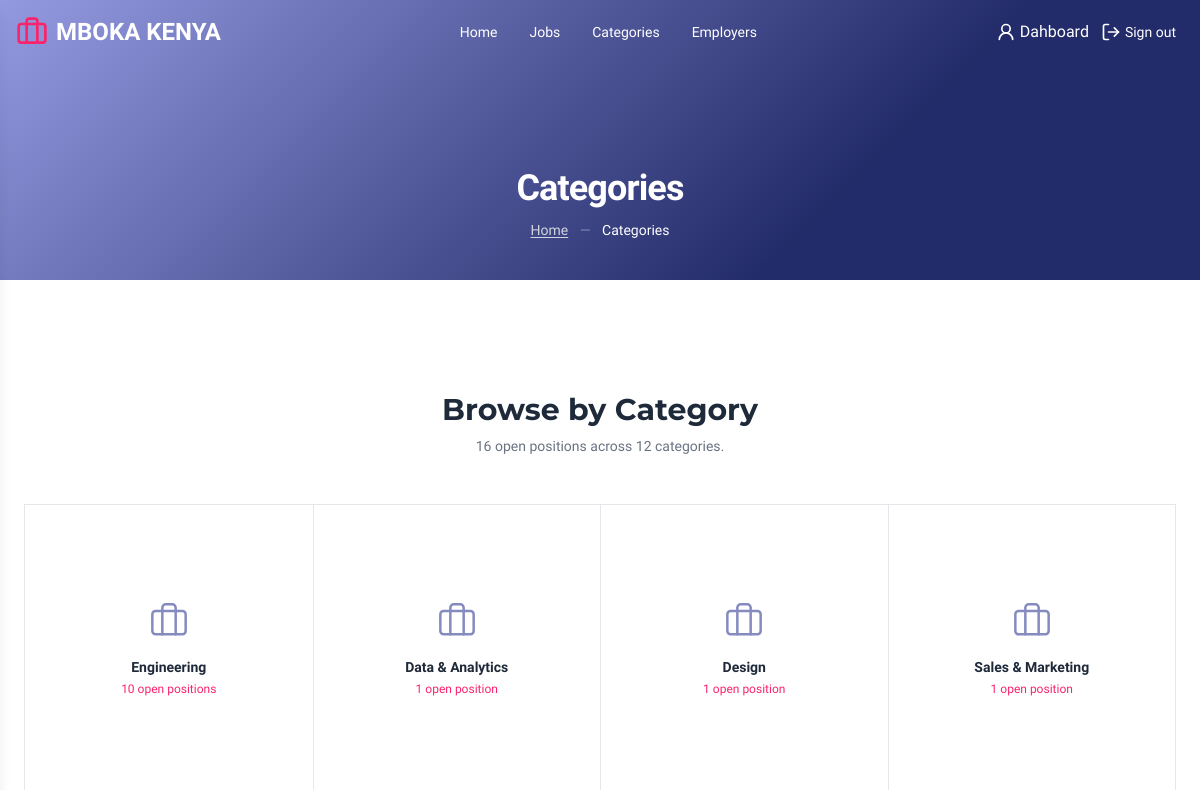
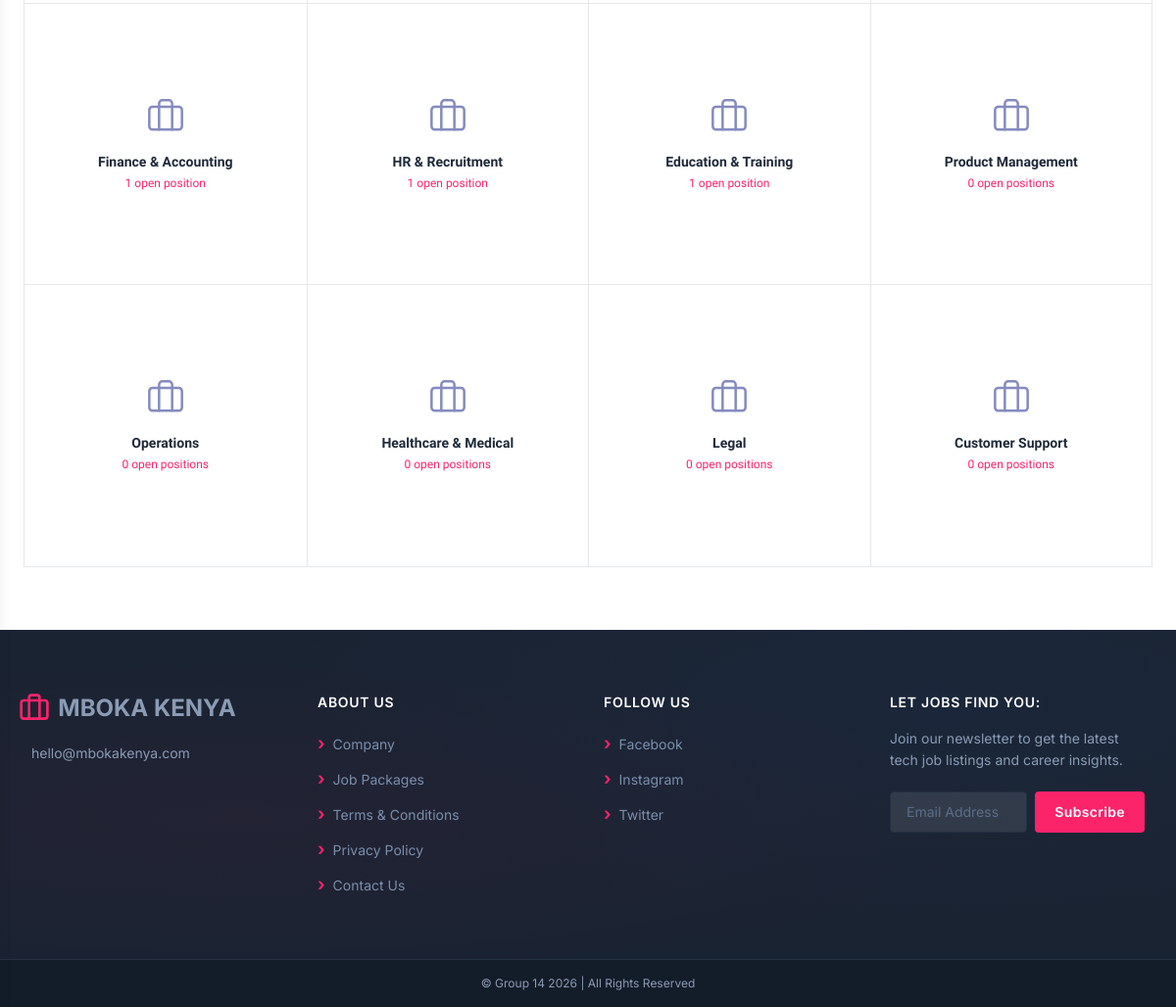
/categories (signed in), run on the app's committed database (2 pictures, top to bottom).
### tables this page shows
CREATE TABLE job_categories (
    category_id   INT AUTO_INCREMENT PRIMARY KEY,
    category_name VARCHAR(100) UNIQUE NOT NULL,
    description   TEXT,
    icon_path     VARCHAR(300),
    created_at    DATETIME DEFAULT CURRENT_TIMESTAMP
);

### views/categories.php (the view, shortened to what this page needs)
<?php include_once 'partials/header.php'; ?>
<main class="w-full">
    <section class="relative w-full overflow-hidden" style="height:280px;">
        <div class="absolute inset-0" style="background: linear-gradient(135deg, #8b91dd 0%, #10195d 70%, #10195d 100%); opacity:0.92;"></div>
        <div class="absolute inset-0 flex flex-col items-center justify-end pb-10 z-10">
            <h1 class="text-3xl md:text-4xl font-bold text-white mb-3 tracking-tight">Categories</h1>
            <p class="text-gray-300 text-sm">
                <a href="/" class="underline underline-offset-2 hover:text-white transition-colors">Home</a>
                <span class="mx-2 opacity-50">—</span>
                <span class="text-white">Categories</span>
            </p>
        </div>
    </section>
    <?php
    try {
        $db = getDB();
        $stmt = $db->query("
            SELECT jc.category_id,
                   jc.category_name            AS name,
                   COALESCE(jc.icon_path, 'briefcase') AS icon,
                   COUNT(CASE WHEN j.status = 'open' THEN 1 END) AS count
            FROM job_categories jc
            LEFT JOIN jobs j ON j.category_id = jc.category_id
            GROUP BY jc.category_id, jc.category_name, jc.icon_path
            ORDER BY count DESC
        ");
        $categories = $stmt->fetchAll(PDO::FETCH_ASSOC);
        $total_open = (int) $db->query("SELECT COUNT(*) FROM jobs WHERE status = 'open'")->fetchColumn();
    } catch (Exception $e) {
        $categories = [];
        $total_open = 0;
    }
    ?>
    <section class="bg-white py-16 px-4">
        <div class="max-w-6xl mx-auto">
            <div class="text-center my-12">
                <h2 class="text-3xl font-bold text-gray-800 mb-2" style="font-family:'Montserrat',sans-serif;">
                    Browse by Category
                </h2>
                <p class="text-gray-500 text-sm">
                    <?php echo number_format($total_open); ?> open position<?php echo $total_open !== 1 ? 's' : ''; ?> across <?php echo count($categories); ?> categories.
                </p>
            </div>
            <?php if (empty($categories)): ?>
                <div class="text-center py-20">
                    <i data-lucide="folder-open" class="w-12 h-12 text-gray-300 mx-auto mb-4"></i>
                    <p class="text-gray-400">No categories found.</p>
                </div>
            <?php else: ?>
                <div class="grid grid-cols-2 md:grid-cols-4 gap-0 border border-gray-200">
                    <?php foreach ($categories as $index => $cat):
                        $isLeft   = $index % 4 === 0;
                        $isTop    = $index < 4;
                    ?>
                        <a href="/jobs?category=<?php echo urlencode($cat['name']); ?>"
                            class="group flex flex-col items-center justify-center text-center aspect-square p-8
                              transition-all duration-200 hover:shadow-lg hover:z-10
                              <?php echo !$isTop  ? 'border-t' : ''; ?>
                              <?php echo !$isLeft ? 'border-l' : ''; ?>
                              border-gray-200">
                            <i data-lucide="<?php echo htmlspecialchars($cat['icon']); ?>"
                                class="w-10 h-10 text-[#858bbe] mb-4 transition-transform duration-200 group-hover:scale-110"
                                stroke-width="1.5"></i>
                            <h3 class="text-sm font-bold text-gray-800 mb-1"><?php echo htmlspecialchars($cat['name']); ?></h3>
                            <p class="text-xs text-[#fb236a] font-medium">
                                <?php echo (int)$cat['count']; ?> open position<?php echo (int)$cat['count'] !== 1 ? 's' : ''; ?>
                            </p>
                        </a>
                    <?php endforeach; ?>
                </div>
            <?php endif; ?>
        </div>
    </section>
</main>
<?php include_once 'partials/footer.php'; ?>

### index.php (shortened to what this page needs)
<?php
$routes = [
    ['GET',  '/',               'views/home.php',           null],
    ['GET',  '/jobs',           'views/jobs.php',           null],
    ['GET',  '/categories',           'views/categories.php',           null],
    ['GET',  '/jobs/:id',       'views/job-single.php',     null],
    ['GET',  '/employers',      'views/employers.php',      null],
    ['GET',  '/post-a-job',     'views/post-a-job.php',     null],
    ['POST', '/post-a-job',     'php/functions/store-job.php', 'requireAuth'],
    ['GET',  '/login',          'views/login.php',          'requireGuest'],
    ['POST', '/login',          'php/functions/login.php',  'requireGuest'],
    ['GET',  '/register',       'views/register.php',       'requireGuest'],
    ['POST', '/register',       'php/functions/register.php', 'requireGuest'],
    ['GET',  '/seeker/profile',      'views/seeker/profile.php',      'requireAuth'],
    ['GET',  '/admin/profile',      'views/admin/profile.php',      'requireAuth'],
    ['GET',  '/logout',         'php/functions/logout.php', 'requireAuth'],
    ['GET',  '/index',          'views/login.php',          null],
    ['GET',  '/index.php',      'views/login.php',          null],
];
$method  = $_SERVER['REQUEST_METHOD'];
$uri     = strtok($_SERVER['REQUEST_URI'], '?');
$uri     = rtrim($uri, '/') ?: '/';
foreach ($routes as [$routeMethod, $routePath, $view, $middleware]) {
    $pattern = preg_replace('#/:([^/]+)#', '/(?P<$1>[^/]+)', $routePath);
    $pattern = '#^' . $pattern . '$#';
    if ($method !== $routeMethod || !preg_match($pattern, $uri, $matches)) {
        continue;
    }
    include_once $view;
    break;
}

### data on the page
job_categories: category_name "Engineering", count "10", shows "s"
job_categories: category_name "Data & Analytics", count "1"
job_categories: category_name "Design", count "1"
job_categories: category_name "Sales & Marketing", count "1"
job_categories: category_name "Finance & Accounting", count "1"
job_categories: category_name "HR & Recruitment", count "1"
job_categories: category_name "Education & Training", count "1"
job_categories: category_name "Product Management", count "0", shows "s"
job_categories: category_name "Operations", count "0"
job_categories: category_name "Healthcare & Medical", count "0", shows "s"
job_categories: category_name "Legal", count "0", shows "s"
job_categories: category_name "Customer Support", count "0"

### other printed values
$link['label'] "Home"
$link['label'] "Jobs"
$link['label'] "Categories"
$link['label'] "Employers"
$link['text'] "Sign out"
$total_open "16"
count($categories) "12"
